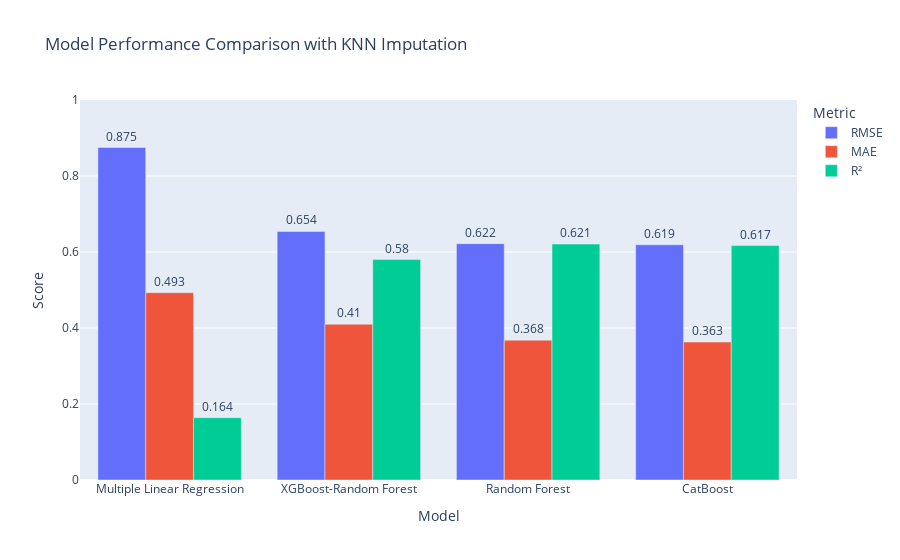

Notebook code for this chart:
### Code cell
# Assume `results_df` is already created
metrics_df = model_results_df.melt(id_vars='Model', value_vars=['RMSE', 'MAE', 'R²'],
                             var_name='Metric', value_name='Score')

fig = px.bar(metrics_df, x='Model', y='Score', color='Metric', barmode='group',
             title='Model Performance Comparison with KNN Imputation',
             text='Score')
fig.update_traces(textposition='outside')
fig.update_yaxes(range=[0,1])
fig.show()

### Figure 1 — Plotly figure (JSON) as saved in the notebook; plotly's stock layout.template omitted (floating-point values rounded to 4 significant figures)
{"data": [{"alignmentgroup": "True", "hovertemplate": "Metric=RMSE<br>Model=%{x}<br>Score=%{text}<extra></extra>", "legendgroup": "RMSE", "marker": {"color": "#636efa", "pattern": {"shape": ""}}, "name": "RMSE", "offsetgroup": "RMSE", "orientation": "v", "showlegend": true, "text": [0.875, 0.654, 0.622, 0.619], "textposition": "outside", "type": "bar", "x": ["Multiple Linear Regression", "XGBoost-Random Forest", "Random Forest", "CatBoost"], "xaxis": "x", "y": [0.875, 0.654, 0.622, 0.619], "yaxis": "y"}, {"alignmentgroup": "True", "hovertemplate": "Metric=MAE<br>Model=%{x}<br>Score=%{text}<extra></extra>", "legendgroup": "MAE", "marker": {"color": "#EF553B", "pattern": {"shape": ""}}, "name": "MAE", "offsetgroup": "MAE", "orientation": "v", "showlegend": true, "text": [0.493, 0.41, 0.368, 0.363], "textposition": "outside", "type": "bar", "x": ["Multiple Linear Regression", "XGBoost-Random Forest", "Random Forest", "CatBoost"], "xaxis": "x", "y": [0.493, 0.41, 0.368, 0.363], "yaxis": "y"}, {"alignmentgroup": "True", "hovertemplate": "Metric=R²<br>Model=%{x}<br>Score=%{text}<extra></extra>", "legendgroup": "R²", "marker": {"color": "#00cc96", "pattern": {"shape": ""}}, "name": "R²", "offsetgroup": "R²", "orientation": "v", "showlegend": true, "text": [0.164, 0.58, 0.621, 0.617], "textposition": "outside", "type": "bar", "x": ["Multiple Linear Regression", "XGBoost-Random Forest", "Random Forest", "CatBoost"], "xaxis": "x", "y": [0.164, 0.58, 0.621, 0.617], "yaxis": "y"}], "layout": {"barmode": "group", "legend": {"title": {"text": "Metric"}, "tracegroupgap": 0}, "title": {"text": "Model Performance Comparison with KNN Imputation"}, "xaxis": {"anchor": "y", "domain": [0, 1], "title": {"text": "Model"}}, "yaxis": {"anchor": "x", "domain": [0, 1], "range": [0, 1], "title": {"text": "Score"}}}}
